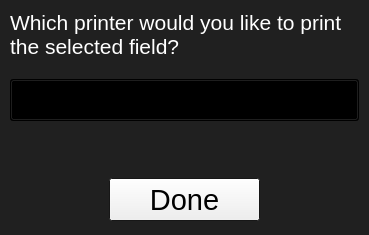
<?xml version="1.0" encoding="UTF-8"?>
<ui version="4.0">
 <class>printPrompt</class>
 <widget class="QWidget" name="printPrompt">
  <property name="geometry">
   <rect>
    <x>0</x>
    <y>0</y>
    <width>369</width>
    <height>235</height>
   </rect>
  </property>
  <property name="palette">
   <palette>
    <active>
     <colorrole role="Base">
      <brush brushstyle="SolidPattern">
       <color alpha="255">
        <red>255</red>
        <green>255</green>
        <blue>255</blue>
       </color>
      </brush>
     </colorrole>
     <colorrole role="Window">
      <brush brushstyle="SolidPattern">
       <color alpha="255">
        <red>32</red>
        <green>32</green>
        <blue>32</blue>
       </color>
      </brush>
     </colorrole>
    </active>
    <inactive>
     <colorrole role="Base">
      <brush brushstyle="SolidPattern">
       <color alpha="255">
        <red>255</red>
        <green>255</green>
        <blue>255</blue>
       </color>
      </brush>
     </colorrole>
     <colorrole role="Window">
      <brush brushstyle="SolidPattern">
       <color alpha="255">
        <red>32</red>
        <green>32</green>
        <blue>32</blue>
       </color>
      </brush>
     </colorrole>
    </inactive>
    <disabled>
     <colorrole role="Base">
      <brush brushstyle="SolidPattern">
       <color alpha="255">
        <red>32</red>
        <green>32</green>
        <blue>32</blue>
       </color>
      </brush>
     </colorrole>
     <colorrole role="Window">
      <brush brushstyle="SolidPattern">
       <color alpha="255">
        <red>32</red>
        <green>32</green>
        <blue>32</blue>
       </color>
      </brush>
     </colorrole>
    </disabled>
   </palette>
  </property>
  <property name="windowTitle">
   <string>Where to print?</string>
  </property>
  <property name="windowOpacity">
   <double>1.000000000000000</double>
  </property>
  <property name="autoFillBackground">
   <bool>true</bool>
  </property>
  <property name="styleSheet">
   <string notr="true"/>
  </property>
  <widget class="QWidget" name="layoutWidget">
   <property name="geometry">
    <rect>
     <x>10</x>
     <y>10</y>
     <width>349</width>
     <height>211</height>
    </rect>
   </property>
   <layout class="QVBoxLayout" name="verticalLayout_2">
    <item>
     <layout class="QVBoxLayout" name="verticalLayout">
      <property name="spacing">
       <number>20</number>
      </property>
      <item>
       <widget class="QLabel" name="lblPrintMethod">
        <property name="palette">
         <palette>
          <active>
           <colorrole role="WindowText">
            <brush brushstyle="SolidPattern">
             <color alpha="255">
              <red>255</red>
              <green>255</green>
              <blue>255</blue>
             </color>
            </brush>
           </colorrole>
           <colorrole role="Text">
            <brush brushstyle="SolidPattern">
             <color alpha="255">
              <red>255</red>
              <green>255</green>
              <blue>255</blue>
             </color>
            </brush>
           </colorrole>
          </active>
          <inactive>
           <colorrole role="WindowText">
            <brush brushstyle="SolidPattern">
             <color alpha="255">
              <red>255</red>
              <green>255</green>
              <blue>255</blue>
             </color>
            </brush>
           </colorrole>
           <colorrole role="Text">
            <brush brushstyle="SolidPattern">
             <color alpha="255">
              <red>255</red>
              <green>255</green>
              <blue>255</blue>
             </color>
            </brush>
           </colorrole>
          </inactive>
          <disabled>
           <colorrole role="WindowText">
            <brush brushstyle="SolidPattern">
             <color alpha="255">
              <red>120</red>
              <green>120</green>
              <blue>120</blue>
             </color>
            </brush>
           </colorrole>
           <colorrole role="Text">
            <brush brushstyle="SolidPattern">
             <color alpha="255">
              <red>120</red>
              <green>120</green>
              <blue>120</blue>
             </color>
            </brush>
           </colorrole>
          </disabled>
         </palette>
        </property>
        <property name="font">
         <font>
          <pointsize>16</pointsize>
         </font>
        </property>
        <property name="text">
         <string>Which printer would you like to print the selected field?</string>
        </property>
        <property name="wordWrap">
         <bool>true</bool>
        </property>
       </widget>
      </item>
      <item>
       <widget class="QComboBox" name="cboPrintMethod">
        <property name="palette">
         <palette>
          <active>
           <colorrole role="Button">
            <brush brushstyle="LinearGradientPattern">
             <gradient startx="0.000000000000000" starty="0.000000000000000" endx="0.000000000000000" endy="1.000000000000000" type="LinearGradient" spread="PadSpread" coordinatemode="ObjectBoundingMode">
              <gradientstop position="0.000000000000000">
               <color alpha="255">
                <red>225</red>
                <green>225</green>
                <blue>225</blue>
               </color>
              </gradientstop>
              <gradientstop position="0.400000000000000">
               <color alpha="255">
                <red>221</red>
                <green>221</green>
                <blue>221</blue>
               </color>
              </gradientstop>
              <gradientstop position="0.500000000000000">
               <color alpha="255">
                <red>216</red>
                <green>216</green>
                <blue>216</blue>
               </color>
              </gradientstop>
              <gradientstop position="1.000000000000000">
               <color alpha="255">
                <red>211</red>
                <green>211</green>
                <blue>211</blue>
               </color>
              </gradientstop>
             </gradient>
            </brush>
           </colorrole>
           <colorrole role="Text">
            <brush brushstyle="SolidPattern">
             <color alpha="255">
              <red>0</red>
              <green>0</green>
              <blue>0</blue>
             </color>
            </brush>
           </colorrole>
           <colorrole role="Base">
            <brush brushstyle="LinearGradientPattern">
             <gradient startx="0.000000000000000" starty="0.000000000000000" endx="0.000000000000000" endy="1.000000000000000" type="LinearGradient" spread="PadSpread" coordinatemode="ObjectBoundingMode">
              <gradientstop position="0.000000000000000">
               <color alpha="255">
                <red>225</red>
                <green>225</green>
                <blue>225</blue>
               </color>
              </gradientstop>
              <gradientstop position="0.400000000000000">
               <color alpha="255">
                <red>221</red>
                <green>221</green>
                <blue>221</blue>
               </color>
              </gradientstop>
              <gradientstop position="0.500000000000000">
               <color alpha="255">
                <red>216</red>
                <green>216</green>
                <blue>216</blue>
               </color>
              </gradientstop>
              <gradientstop position="1.000000000000000">
               <color alpha="255">
                <red>211</red>
                <green>211</green>
                <blue>211</blue>
               </color>
              </gradientstop>
             </gradient>
            </brush>
           </colorrole>
           <colorrole role="Window">
            <brush brushstyle="LinearGradientPattern">
             <gradient startx="0.000000000000000" starty="0.000000000000000" endx="0.000000000000000" endy="1.000000000000000" type="LinearGradient" spread="PadSpread" coordinatemode="ObjectBoundingMode">
              <gradientstop position="0.000000000000000">
               <color alpha="255">
                <red>225</red>
                <green>225</green>
                <blue>225</blue>
               </color>
              </gradientstop>
              <gradientstop position="0.400000000000000">
               <color alpha="255">
                <red>221</red>
                <green>221</green>
                <blue>221</blue>
               </color>
              </gradientstop>
              <gradientstop position="0.500000000000000">
               <color alpha="255">
                <red>216</red>
                <green>216</green>
                <blue>216</blue>
               </color>
              </gradientstop>
              <gradientstop position="1.000000000000000">
               <color alpha="255">
                <red>211</red>
                <green>211</green>
                <blue>211</blue>
               </color>
              </gradientstop>
             </gradient>
            </brush>
           </colorrole>
          </active>
          <inactive>
           <colorrole role="Button">
            <brush brushstyle="LinearGradientPattern">
             <gradient startx="0.000000000000000" starty="0.000000000000000" endx="0.000000000000000" endy="1.000000000000000" type="LinearGradient" spread="PadSpread" coordinatemode="ObjectBoundingMode">
              <gradientstop position="0.000000000000000">
               <color alpha="255">
                <red>225</red>
                <green>225</green>
                <blue>225</blue>
               </color>
              </gradientstop>
              <gradientstop position="0.400000000000000">
               <color alpha="255">
                <red>221</red>
                <green>221</green>
                <blue>221</blue>
               </color>
              </gradientstop>
              <gradientstop position="0.500000000000000">
               <color alpha="255">
                <red>216</red>
                <green>216</green>
                <blue>216</blue>
               </color>
              </gradientstop>
              <gradientstop position="1.000000000000000">
               <color alpha="255">
                <red>211</red>
                <green>211</green>
                <blue>211</blue>
               </color>
              </gradientstop>
             </gradient>
            </brush>
           </colorrole>
           <colorrole role="Text">
            <brush brushstyle="SolidPattern">
             <color alpha="255">
              <red>0</red>
              <green>0</green>
              <blue>0</blue>
             </color>
            </brush>
           </colorrole>
           <colorrole role="Base">
            <brush brushstyle="LinearGradientPattern">
             <gradient startx="0.000000000000000" starty="0.000000000000000" endx="0.000000000000000" endy="1.000000000000000" type="LinearGradient" spread="PadSpread" coordinatemode="ObjectBoundingMode">
              <gradientstop position="0.000000000000000">
               <color alpha="255">
                <red>225</red>
                <green>225</green>
                <blue>225</blue>
               </color>
              </gradientstop>
              <gradientstop position="0.400000000000000">
               <color alpha="255">
                <red>221</red>
                <green>221</green>
                <blue>221</blue>
               </color>
              </gradientstop>
              <gradientstop position="0.500000000000000">
               <color alpha="255">
                <red>216</red>
                <green>216</green>
                <blue>216</blue>
               </color>
              </gradientstop>
              <gradientstop position="1.000000000000000">
               <color alpha="255">
                <red>211</red>
                <green>211</green>
                <blue>211</blue>
               </color>
              </gradientstop>
             </gradient>
            </brush>
           </colorrole>
           <colorrole role="Window">
            <brush brushstyle="LinearGradientPattern">
             <gradient startx="0.000000000000000" starty="0.000000000000000" endx="0.000000000000000" endy="1.000000000000000" type="LinearGradient" spread="PadSpread" coordinatemode="ObjectBoundingMode">
              <gradientstop position="0.000000000000000">
               <color alpha="255">
                <red>225</red>
                <green>225</green>
                <blue>225</blue>
               </color>
              </gradientstop>
              <gradientstop position="0.400000000000000">
               <color alpha="255">
                <red>221</red>
                <green>221</green>
                <blue>221</blue>
               </color>
              </gradientstop>
              <gradientstop position="0.500000000000000">
               <color alpha="255">
                <red>216</red>
                <green>216</green>
                <blue>216</blue>
               </color>
              </gradientstop>
              <gradientstop position="1.000000000000000">
               <color alpha="255">
                <red>211</red>
                <green>211</green>
                <blue>211</blue>
               </color>
              </gradientstop>
             </gradient>
            </brush>
           </colorrole>
          </inactive>
          <disabled>
           <colorrole role="Button">
            <brush brushstyle="LinearGradientPattern">
             <gradient startx="0.000000000000000" starty="0.000000000000000" endx="0.000000000000000" endy="1.000000000000000" type="LinearGradient" spread="PadSpread" coordinatemode="ObjectBoundingMode">
              <gradientstop position="0.000000000000000">
               <color alpha="255">
                <red>225</red>
                <green>225</green>
                <blue>225</blue>
               </color>
              </gradientstop>
              <gradientstop position="0.400000000000000">
               <color alpha="255">
                <red>221</red>
                <green>221</green>
                <blue>221</blue>
               </color>
              </gradientstop>
              <gradientstop position="0.500000000000000">
               <color alpha="255">
                <red>216</red>
                <green>216</green>
                <blue>216</blue>
               </color>
              </gradientstop>
              <gradientstop position="1.000000000000000">
               <color alpha="255">
                <red>211</red>
                <green>211</green>
                <blue>211</blue>
               </color>
              </gradientstop>
             </gradient>
            </brush>
           </colorrole>
           <colorrole role="Text">
            <brush brushstyle="SolidPattern">
             <color alpha="255">
              <red>120</red>
              <green>120</green>
              <blue>120</blue>
             </color>
            </brush>
           </colorrole>
           <colorrole role="Base">
            <brush brushstyle="LinearGradientPattern">
             <gradient startx="0.000000000000000" starty="0.000000000000000" endx="0.000000000000000" endy="1.000000000000000" type="LinearGradient" spread="PadSpread" coordinatemode="ObjectBoundingMode">
              <gradientstop position="0.000000000000000">
               <color alpha="255">
                <red>225</red>
                <green>225</green>
                <blue>225</blue>
               </color>
              </gradientstop>
              <gradientstop position="0.400000000000000">
               <color alpha="255">
                <red>221</red>
                <green>221</green>
                <blue>221</blue>
               </color>
              </gradientstop>
              <gradientstop position="0.500000000000000">
               <color alpha="255">
                <red>216</red>
                <green>216</green>
                <blue>216</blue>
               </color>
              </gradientstop>
              <gradientstop position="1.000000000000000">
               <color alpha="255">
                <red>211</red>
                <green>211</green>
                <blue>211</blue>
               </color>
              </gradientstop>
             </gradient>
            </brush>
           </colorrole>
           <colorrole role="Window">
            <brush brushstyle="LinearGradientPattern">
             <gradient startx="0.000000000000000" starty="0.000000000000000" endx="0.000000000000000" endy="1.000000000000000" type="LinearGradient" spread="PadSpread" coordinatemode="ObjectBoundingMode">
              <gradientstop position="0.000000000000000">
               <color alpha="255">
                <red>225</red>
                <green>225</green>
                <blue>225</blue>
               </color>
              </gradientstop>
              <gradientstop position="0.400000000000000">
               <color alpha="255">
                <red>221</red>
                <green>221</green>
                <blue>221</blue>
               </color>
              </gradientstop>
              <gradientstop position="0.500000000000000">
               <color alpha="255">
                <red>216</red>
                <green>216</green>
                <blue>216</blue>
               </color>
              </gradientstop>
              <gradientstop position="1.000000000000000">
               <color alpha="255">
                <red>211</red>
                <green>211</green>
                <blue>211</blue>
               </color>
              </gradientstop>
             </gradient>
            </brush>
           </colorrole>
          </disabled>
         </palette>
        </property>
        <property name="font">
         <font>
          <pointsize>22</pointsize>
         </font>
        </property>
        <property name="styleSheet">
         <string notr="true">background: qlineargradient(x1: 0, y1: 0, x2: 0, y2: 1,
                                 stop: 0 #E1E1E1, stop: 0.4 #DDDDDD,
                                 stop: 0.5 #D8D8D8, stop: 1.0 #D3D3D3);
</string>
        </property>
       </widget>
      </item>
     </layout>
    </item>
    <item>
     <spacer name="verticalSpacer">
      <property name="orientation">
       <enum>Qt::Vertical</enum>
      </property>
      <property name="sizeHint" stdset="0">
       <size>
        <width>20</width>
        <height>48</height>
       </size>
      </property>
     </spacer>
    </item>
    <item>
     <layout class="QHBoxLayout" name="horizontalLayout">
      <property name="spacing">
       <number>0</number>
      </property>
      <property name="topMargin">
       <number>12</number>
      </property>
      <item>
       <widget class="QPushButton" name="butDone">
        <property name="sizePolicy">
         <sizepolicy hsizetype="Fixed" vsizetype="Fixed">
          <horstretch>0</horstretch>
          <verstretch>0</verstretch>
         </sizepolicy>
        </property>
        <property name="minimumSize">
         <size>
          <width>151</width>
          <height>43</height>
         </size>
        </property>
        <property name="maximumSize">
         <size>
          <width>151</width>
          <height>43</height>
         </size>
        </property>
        <property name="palette">
         <palette>
          <active>
           <colorrole role="Text">
            <brush brushstyle="SolidPattern">
             <color alpha="255">
              <red>0</red>
              <green>0</green>
              <blue>0</blue>
             </color>
            </brush>
           </colorrole>
           <colorrole role="ButtonText">
            <brush brushstyle="SolidPattern">
             <color alpha="255">
              <red>0</red>
              <green>0</green>
              <blue>0</blue>
             </color>
            </brush>
           </colorrole>
          </active>
          <inactive>
           <colorrole role="Text">
            <brush brushstyle="SolidPattern">
             <color alpha="255">
              <red>0</red>
              <green>0</green>
              <blue>0</blue>
             </color>
            </brush>
           </colorrole>
           <colorrole role="ButtonText">
            <brush brushstyle="SolidPattern">
             <color alpha="255">
              <red>0</red>
              <green>0</green>
              <blue>0</blue>
             </color>
            </brush>
           </colorrole>
          </inactive>
          <disabled>
           <colorrole role="Text">
            <brush brushstyle="SolidPattern">
             <color alpha="255">
              <red>120</red>
              <green>120</green>
              <blue>120</blue>
             </color>
            </brush>
           </colorrole>
           <colorrole role="ButtonText">
            <brush brushstyle="SolidPattern">
             <color alpha="255">
              <red>120</red>
              <green>120</green>
              <blue>120</blue>
             </color>
            </brush>
           </colorrole>
          </disabled>
         </palette>
        </property>
        <property name="font">
         <font>
          <pointsize>22</pointsize>
         </font>
        </property>
        <property name="styleSheet">
         <string notr="true">background: qlineargradient(x1: 0, y1: 0, x2: 0, y2: 1,\n                                 stop: 0 #E1E1E1, stop: 0.4 #DDDDDD,\n                                 stop: 0.5 #D8D8D8, stop: 1.0 #D3D3D3);\n</string>
        </property>
        <property name="text">
         <string>Done</string>
        </property>
       </widget>
      </item>
     </layout>
    </item>
   </layout>
  </widget>
 </widget>
 <resources/>
 <connections/>
</ui>
